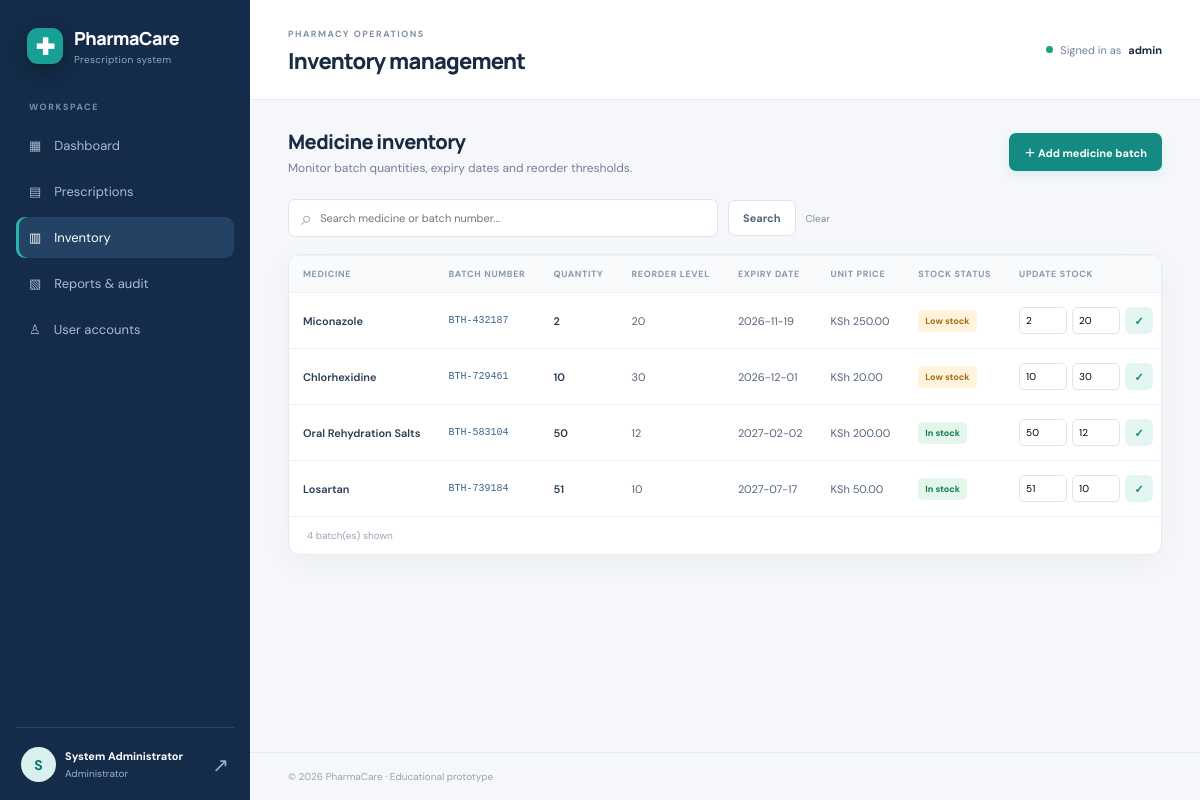
The page /inventory (signed in) on the database its author committed.
### tables this page shows
CREATE TABLE inventory (
        id INTEGER PRIMARY KEY AUTOINCREMENT,
        medicine_name TEXT NOT NULL,
        batch_number TEXT NOT NULL,
        quantity INTEGER NOT NULL DEFAULT 0,
        reorder_level INTEGER NOT NULL DEFAULT 10,
        expiry_date TEXT NOT NULL,
        unit_price REAL NOT NULL DEFAULT 0,
        updated_at TEXT NOT NULL,
        UNIQUE(medicine_name, batch_number)
    );

### app.py (the view)
@app.route("/inventory")
@login_required
@roles_required("Administrator", "Pharmacy Staff", "Manager")
def inventory():
    q = request.args.get("q", "").strip()
    conn = get_db()
    rows = conn.execute("""SELECT * FROM inventory WHERE medicine_name LIKE ? OR batch_number LIKE ?
                           ORDER BY expiry_date ASC""", (f"%{q}%", f"%{q}%")).fetchall()
    conn.close()
    return render_template("inventory.html", items=rows, q=q)

### app.py (called while the page is built)
def get_db():
    conn = sqlite3.connect(DB_PATH)
    conn.row_factory = sqlite3.Row
    conn.execute("PRAGMA foreign_keys = ON")
    return conn

def login_required(view):
    @wraps(view)
    def wrapped(*args, **kwargs):
        if "user_id" not in session:
            return redirect(url_for("login"))
        return view(*args, **kwargs)
    return wrapped

def roles_required(*allowed):
    def decorator(view):
        @wraps(view)
        def wrapped(*args, **kwargs):
            if "user_id" not in session:
                return redirect(url_for("login"))
            if session.get("role") not in allowed:
                flash("Your account does not have permission to access that page.", "error")
                return redirect(url_for("dashboard"))
            return view(*args, **kwargs)
        return wrapped
    return decorator

@app.context_processor
def inject_globals():
    return {"current_year": datetime.now().year, "today": date.today().isoformat()}

### templates/inventory.html (shortened to what this page needs)
{% extends "base.html" %}
{% block page_heading %}Inventory management{% endblock %}
{% block content %}
<div class="page-intro"><div><h2>Medicine inventory</h2><p>Monitor batch quantities, expiry dates and reorder thresholds.</p></div>{% if session.get('role') in ['Administrator','Pharmacy Staff'] %}<a class="btn primary" href="{{ url_for('inventory_new') }}">＋ Add medicine batch</a>{% endif %}</div>
<form class="filter-bar" method="get"><div class="search-field">⌕ <input name="q" value="{{ q }}" placeholder="Search medicine or batch number..."></div><button class="btn secondary" type="submit">Search</button><a class="clear-link" href="{{ url_for('inventory') }}">Clear</a></form>
<section class="panel"><div class="table-wrap"><table><thead><tr><th>Medicine</th><th>Batch number</th><th>Quantity</th><th>Reorder level</th><th>Expiry date</th><th>Unit price</th><th>Stock status</th>{% if session.get('role') in ['Administrator','Pharmacy Staff'] %}<th>Update stock</th>{% endif %}</tr></thead><tbody>
{% for item in items %}<tr><td><strong>{{ item.medicine_name }}</strong></td><td class="code">{{ item.batch_number }}</td><td><strong>{{ item.quantity }}</strong></td><td>{{ item.reorder_level }}</td><td>{{ item.expiry_date }}{% if item.expiry_date < today %}<small class="cell-sub danger-text">Expired</small>{% endif %}</td><td>KSh {{ '%.2f'|format(item.unit_price) }}</td><td>{% if item.expiry_date < today %}<span class="badge rejected">Expired</span>{% elif item.quantity <= item.reorder_level %}<span class="badge pending">Low stock</span>{% else %}<span class="badge collected">In stock</span>{% endif %}</td>{% if session.get('role') in ['Administrator','Pharmacy Staff'] %}<td><form method="post" action="{{ url_for('inventory_update', item_id=item.id) }}" class="inline-form"><input aria-label="Quantity" type="number" name="quantity" min="0" value="{{ item.quantity }}" class="tiny-input"><input aria-label="Reorder level" type="number" name="reorder_level" min="0" value="{{ item.reorder_level }}" class="tiny-input"><button class="icon-btn" title="Save stock">✓</button></form></td>{% endif %}</tr>
{% else %}<tr><td colspan="8"><div class="empty-table">No inventory items found. {% if session.get('role') in ['Administrator','Pharmacy Staff'] %}<a href="{{ url_for('inventory_new') }}">Add a medicine batch.</a>{% endif %}</div></td></tr>{% endfor %}
</tbody></table></div><div class="panel-foot">{{ items|length }} batch(es) shown</div></section>
{% endblock %}

### static/style.css (style rules this page uses)
:root { --navy:#142b49;--navy2:#1e3b60;--teal:#138b83;--teal-dark:#08756e;--ink:#192b42;--muted:#718096;--line:#e6ebf1;--bg:#f5f7fa;--white:#fff;--green:#16866f;--red:#c34b51;--amber:#a66c12;--shadow:0 8px 28px rgba(27,49,77,.045) }
* { box-sizing:border-box }
body { margin:0;background:var(--bg);color:var(--ink);font-family:'DM Sans',sans-serif;font-size:14px }
a { color:inherit;text-decoration:none }
button,input,select,textarea { font:inherit }
button,a,select { transition:.18s ease }
button { cursor:pointer }
.welcome-row,.page-intro { display:flex;justify-content:space-between;align-items:center;gap:20px;margin-bottom:23px }
.welcome-row h2,.page-intro h2 { font:800 20px Manrope,sans-serif;letter-spacing:-.6px;margin:0 0 5px }
.welcome-row p,.page-intro p { margin:0;color:var(--muted);font-size:12px }
.panel { background:#fff;border:1px solid var(--line);border-radius:12px;box-shadow:var(--shadow);min-width:0;overflow:hidden }
.table-wrap { width:100%;overflow-x:auto }
table { border-collapse:collapse;width:100%;font-size:11px;white-space:nowrap }
thead { background:#f8fafc }
th { text-align:left;color:#8a98a9;text-transform:uppercase;font-size:9px;letter-spacing:.65px;font-weight:700;padding:12px 14px;border-top:1px solid #f0f2f6;border-bottom:1px solid #edf0f4 }
td { padding:14px;border-bottom:1px solid #f0f2f6;color:#53647a }
tbody tr:last-child td { border-bottom:0 }
td strong { color:#293d55;font-weight:600 }
.code { font-family:monospace;color:#3d648b;font-size:10px }
.badge { display:inline-block;border-radius:5px;padding:5px 7px;font-size:9px;font-weight:700;white-space:nowrap }
.badge.pending { color:#a36c13;background:#fff3db }
.badge.collected { color:#147653;background:#e2f6e9 }
.btn { display:inline-flex;align-items:center;justify-content:center;gap:12px;border:1px solid transparent;border-radius:7px;padding:10px 14px;font-size:11px;font-weight:700;white-space:nowrap }
.btn.primary { background:var(--teal);color:white;box-shadow:0 4px 10px #168b831b }
.btn.secondary { background:#fff;border-color:#dce3eb;color:#52657a }
.filter-bar { display:flex;gap:10px;align-items:center;margin-bottom:17px }
.search-field { display:flex;align-items:center;gap:8px;border:1px solid #dfe5ed;background:#fff;border-radius:7px;padding:0 12px;flex:1;max-width:430px;color:#9ba8b7;font-size:20px }
.search-field input { border:0;outline:0;width:100%;padding:11px 0;font-size:11px;color:var(--ink);background:transparent }
.clear-link { font-size:10px;color:#7f8da0 }
.panel-foot { border-top:1px solid #f0f2f6;padding:12px 18px;color:#98a4b2;font-size:10px }
.inline-form { display:flex;align-items:center;gap:5px }
.icon-btn { height:27px;width:28px;border:0;border-radius:6px;background:#e4f6f2;color:#108277;font-weight:700 }
.tiny-input { width:48px;border:1px solid #dfe5ed;border-radius:5px;padding:6px;font-size:10px }

### rows shown on the page
inventory: medicine_name "Miconazole", batch_number "BTH-432187", quantity "2", reorder_level "20", expiry_date "2026-11-19", unit_price "250.00", shows "Low stock"
inventory: medicine_name "Chlorhexidine", batch_number "BTH-729461", quantity "10", reorder_level "30", expiry_date "2026-12-01", unit_price "20.00", shows "Low stock"
inventory: medicine_name "Oral Rehydration Salts", batch_number "BTH-583104", quantity "50", reorder_level "12", expiry_date "2027-02-02", unit_price "200.00", shows "In stock"
inventory: medicine_name "Losartan", batch_number "BTH-739184", quantity "51", reorder_level "10", expiry_date "2027-07-17", unit_price "50.00", shows "In stock"

### other values the page prints
{{ session.get('full_name','U')[0]|upper }} "S"
{{ session.get('full_name') }} "System Administrator"
{{ session.get('role') }} "Administrator"
{{ session.get('username') }} "admin"
{{ items|length }} "4"
